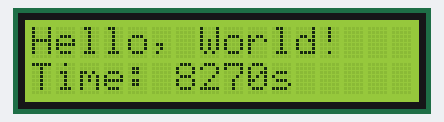
Bench run of a program on a simulated Raspberry Pi (BCM pin numbers). On the bench: 16×2 character LCD. The clock reads 2024-03-15 10:24:30 at power-on unless the program sets it.

Above: at 0.1 s.
At 4.1 s:
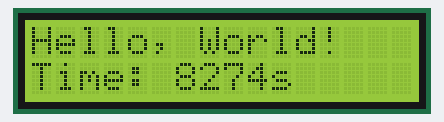
At 9.1 s:
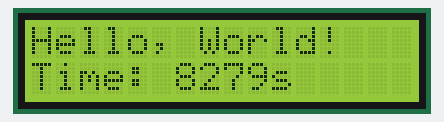
At 19.2 s:
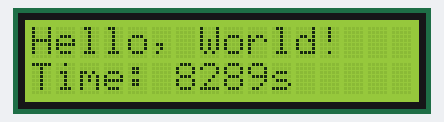
At 28.2 s:
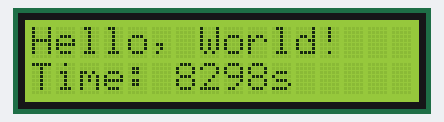
At 38.3 s:
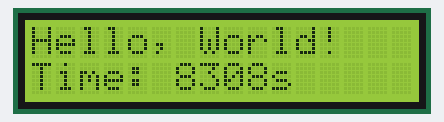

Measured:
- what the display in image 1 shows lasts 1.0 s, from 4.1 s to 5.1 s

The program:

example.py
```python
# Uses the RPLCD library on a Raspberry Pi (BCM pin numbering) to display two lines of text and update a running time value on the second row, cleaning up GPIO on exit.
#
# Buy this module: https://shillehtek.com/products/shillehtek-lcd1602-16x2-character-display-module
# Full manual: https://shillehtek.com/blogs/shillehtek-product-manuals/shillehtek-lcd1602-16x2-character-display-module-manual
# More examples: https://github.com/shillehbean/shillehtek-examples
#

#!/usr/bin/env python3
# LCD1602 16x2 LCD Display - Raspberry Pi Example
# Uses RPLCD library: pip install RPLCD

from RPLCD.gpio import CharLCD
from RPi import GPIO
import time

lcd = CharLCD(
    pin_rs=25,
    pin_e=24,
    pins_data=[23, 17, 27, 22],
    numbering_mode=GPIO.BCM,
    cols=16,
    rows=2,
    dotsize=8
)

try:
    lcd.write_string("Hello, World!")
    lcd.cursor_pos = (1, 0)
    lcd.write_string("ShillehTek LCD")
    while True:
        lcd.cursor_pos = (1, 0)
        lcd.write_string("Time: {:>4}s   ".format(int(time.time()) % 10000))
        time.sleep(1)
except KeyboardInterrupt:
    pass
finally:
    lcd.close(clear=True)
    GPIO.cleanup()
```
